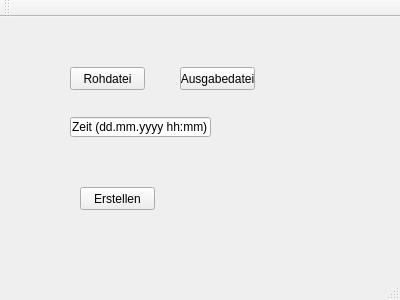
<?xml version="1.0" encoding="UTF-8"?>
<ui version="4.0">
 <class>mastevalGUI</class>
 <widget class="QMainWindow" name="mastevalGUI">
  <property name="geometry">
   <rect>
    <x>0</x>
    <y>0</y>
    <width>400</width>
    <height>300</height>
   </rect>
  </property>
  <property name="windowTitle">
   <string>mastevalGUI</string>
  </property>
  <widget class="QWidget" name="centralWidget">
   <widget class="QPushButton" name="FileIn">
    <property name="geometry">
     <rect>
      <x>70</x>
      <y>50</y>
      <width>75</width>
      <height>23</height>
     </rect>
    </property>
    <property name="text">
     <string>Rohdatei</string>
    </property>
   </widget>
   <widget class="QPushButton" name="FileOut">
    <property name="geometry">
     <rect>
      <x>180</x>
      <y>50</y>
      <width>75</width>
      <height>23</height>
     </rect>
    </property>
    <property name="text">
     <string>Ausgabedatei</string>
    </property>
   </widget>
   <widget class="QLineEdit" name="TimeIn">
    <property name="geometry">
     <rect>
      <x>70</x>
      <y>100</y>
      <width>141</width>
      <height>20</height>
     </rect>
    </property>
    <property name="text">
     <string>Zeit (dd.mm.yyyy hh:mm)</string>
    </property>
   </widget>
   <widget class="QPushButton" name="Go">
    <property name="geometry">
     <rect>
      <x>80</x>
      <y>170</y>
      <width>75</width>
      <height>23</height>
     </rect>
    </property>
    <property name="text">
     <string>Erstellen</string>
    </property>
   </widget>
  </widget>
  <widget class="QMenuBar" name="menuBar">
   <property name="geometry">
    <rect>
     <x>0</x>
     <y>0</y>
     <width>400</width>
     <height>21</height>
    </rect>
   </property>
  </widget>
  <widget class="QToolBar" name="mainToolBar">
   <attribute name="toolBarArea">
    <enum>TopToolBarArea</enum>
   </attribute>
   <attribute name="toolBarBreak">
    <bool>false</bool>
   </attribute>
  </widget>
  <widget class="QStatusBar" name="statusBar"/>
 </widget>
 <layoutdefault spacing="6" margin="11"/>
 <resources/>
 <connections/>
</ui>
